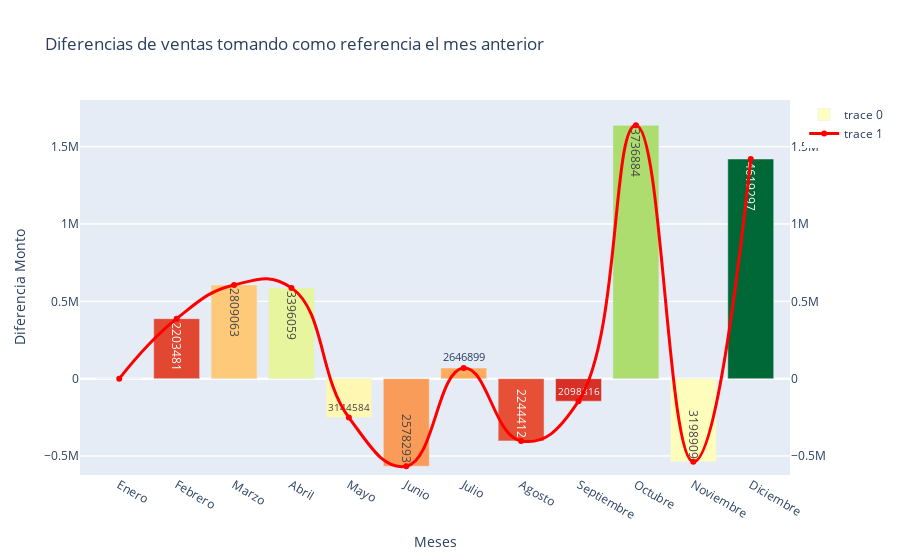

Notebook code cell kept with this figure:
### Code cell
fig = go.Figure()

# Agrego al objeto figura un grafico de barra conn los valores extraidos previamente
fig.add_trace(go.Bar(
        x= meses,
        y=  variacion_entre_meses,
        yaxis="y",
        
        marker = dict(color= totales_ventas, colorscale = 'RdYlGn'),
        # marker = dict(color= 'Light Blue') ,

        text = totales_ventas,
        textposition = 'auto'
))

fig.add_trace(go.Scatter(
        x = meses,
        y= variacion_entre_meses,
        
        #suaviza la linea roja
        line = dict(color= 'Red',shape='spline',smoothing=1.3,width=3),
        yaxis = 'y2'
        )
)

# Configuro titulos y ejes del grafico
fig.update_layout(
    
    xaxis=dict(title="Meses"),
    yaxis=dict(title="Unidades vendidas", side="left")
)

fig.update_layout(
    title = 'Diferencias de ventas tomando como referencia el mes anterior',
    xaxis = dict(title='Meses'),
    yaxis = dict(title='Diferencia Monto', side='left'),
    # esto es el titulo a la derecha
    yaxis2 = dict(title='', overlaying = 'y', side='right'),

    # el piso de 0 esta bien ubicado
    yaxis_range = [min(variacion_entre_meses)*1.1, variacion_entre_meses.max()*1.1],
    yaxis2_range = [min(variacion_entre_meses)*1.1, variacion_entre_meses.max()*1.1]
)
# Muestro el grafico
fig.show()

### Figure 1 — Plotly figure (JSON) as saved in the notebook; plotly's stock layout.template omitted (floating-point values rounded to 4 significant figures)
{"data": [{"marker": {"color": [1815335, 2203481, 2809063, 3396059, 3144584, 2578293, 2646899, 2244412, 2098816, 3736884, 3198909, 4619297], "colorscale": [[0, "rgb(165,0,38)"], [0.1, "rgb(215,48,39)"], [0.2, "rgb(244,109,67)"], [0.3, "rgb(253,174,97)"], [0.4, "rgb(254,224,139)"], [0.5, "rgb(255,255,191)"], [0.6, "rgb(217,239,139)"], [0.7, "rgb(166,217,106)"], [0.8, "rgb(102,189,99)"], [0.9, "rgb(26,152,80)"], [1, "rgb(0,104,55)"]]}, "text": [1815335, 2203481, 2809063, 3396059, 3144584, 2578293, 2646899, 2244412, 2098816, 3736884, 3198909, 4619297], "textposition": "auto", "type": "bar", "x": ["Enero", "Febrero", "Marzo", "Abril", "Mayo", "Junio", "Julio", "Agosto", "Septiembre", "Octubre", "Noviembre", "Diciembre"], "y": [0, 388146, 605582, 586996, -251475, -566291, 68606, -402487, -145596, 1638068, -537975, 1420388], "yaxis": "y"}, {"line": {"color": "Red", "shape": "spline", "smoothing": 1.3, "width": 3}, "type": "scatter", "x": ["Enero", "Febrero", "Marzo", "Abril", "Mayo", "Junio", "Julio", "Agosto", "Septiembre", "Octubre", "Noviembre", "Diciembre"], "y": [0, 388146, 605582, 586996, -251475, -566291, 68606, -402487, -145596, 1638068, -537975, 1420388], "yaxis": "y2"}], "layout": {"title": {"text": "Diferencias de ventas tomando como referencia el mes anterior"}, "xaxis": {"title": {"text": "Meses"}}, "yaxis": {"range": [-622900.0, 1802000.0], "side": "left", "title": {"text": "Diferencia Monto"}}, "yaxis2": {"overlaying": "y", "range": [-622900.0, 1802000.0], "side": "right", "title": {"text": ""}}}}
